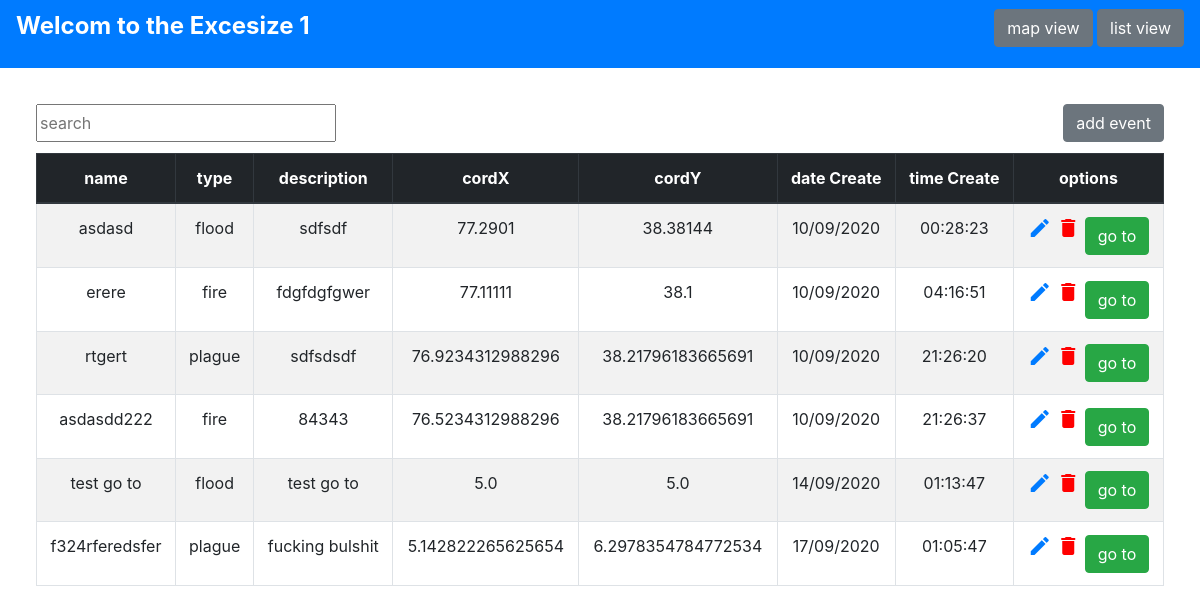
Page /listView on the committed database.
### tables this page shows
CREATE TABLE [Events](
    [id] INTEGER PRIMARY KEY AUTOINCREMENT, 
    [name] TEXT NOT NULL, 
    [description] TEXT, 
    [cordX] REAL NOT NULL, 
    [cordY] REAL NOT NULL, 
    [dateCreate] TEXT, 
    [timeCreate] TEXT, 
    [typeID] INTEGER REFERENCES [Elements]([id]));

CREATE TABLE Elements(id INTEGER PRIMARY KEY AUTOINCREMENT, type TEXT NOT NULL);

### main.py (the view)
@app.route("/listView",methods = ['POST', 'GET'])
def listView():
    con = sqlite3.connect("eventmap.db")
    con.row_factory = sqlite3.Row
    pointer_to_db = con.cursor()
    pointer_to_db.execute("select * from Events INNER JOIN Elements ON Events.typeID = Elements.id;")
    data = pointer_to_db.fetchall()
    return render_template('listView.html', data=data)

### templates/listView.html (shortened to what this page needs)
<!DOCTYPE html>
<html lang="en">
<head>
    <link rel="stylesheet" href="{{ url_for('static', filename='css/main.css') }}">
    <link rel="stylesheet" href="https://maxcdn.bootstrapcdn.com/bootstrap/4.0.0/css/bootstrap.min.css">
    <link href="https://unpkg.com/material-components-web@latest/dist/material-components-web.min.css" rel="stylesheet">
    <link rel="stylesheet" href="https://api.mapbox.com/mapbox-gl-js/plugins/mapbox-gl-geocoder/v4.5.1/mapbox-gl-geocoder.css" type="text/css" />
</head>
<body>
<div class="wrraper">
    <nav class="navbar navbar-dark bg-primary" class="navbarStyle" >
        <a href="/">
            <p>Welcom to the Excesize 1</p>
        </a>
        <div class="buttons" style="margin-top: -1%;">
            <a href="/">
                <button class="btn btn-secondary"> map view</button>
            </a>
            <a href="/listView">
                <button class="btn btn-secondary"> list view</button>
            </a>
        </div>
    </nav>
    <div class="tableView">
        <div class="addBtn">
            <input type="text" name="searchFilter" id="searchFilter" placeholder="search" style="width:300px;">
            <a href="/addEvent">
                <button class="btn btn-secondary">add event</button>
            </a>
        </div>
         <table class="table table-striped table-bordered table-hover" id="myTable" border = 1 id="eventTable">
         <thead  class="thead-dark">
         <tr>
             <th  scope="col">name</th>
             <th  scope="col">type</th>
             <th  scope="col">description</th>
             <th  scope="col">cordX</th>
             <th  scope="col">cordY</th>
             <th  scope="col">date Create</th>
             <th  scope="col">time Create</th>
             <th  scope="col">options</th>
         </tr>
         </thead>
             <tbody>
         {% for event in data %}
            <tr>
                <td>{{event["name"]}}</td>
                <td>{{event["type"]}}</td>
                <td>{{event["description"]}}</td>
                <td>{{event["cordX"]}}</td>
                <td>{{event["cordY"]}}</td>
                <td>{{event["dateCreate"]}}</td>
                <td>{{event["timeCreate"]}}</td>
                <td>
                    <a href='/editEvent/{{event.id}}'>
                        <i class="material-icons">edit</i>
                    </a>
                    <a href="/deleteEvent/{{event.id}}" style="color:red;">
                        <i class="material-icons">delete</i>
                    </a>
                    <button class="btn btn-success" onclick='goToLocation({{event["cordX"]}},{{event["cordY"]}})'>go to</button>
                </td>
            </tr>
         {% endfor %}
             </tbody>
      </table>
    </div>
</div>
</body>
</html>

### templates/static/css/main.css (style rules this page uses)
body { margin: 0; font-family: sans-serif; padding: 0; }
p { color: white; font-weight: bold; font-size: x-large; }
.tableView { margin: 3%; align-items: center; text-align: center; align-content: center; height: auto; display: flex; flex-direction: column;" }
.wrraper { display: flex; flex-direction: column; }
.addBtn { width: 100%; height: 100%; display: flex; flex-direction: row; margin-bottom: 1%; justify-content: space-between; }

### rows in the picture
Events: name "asdasd", type "flood", description "sdfsdf", cordX "77.2901", cordY "38.38144", dateCreate "10/09/2020", timeCreate "00:28:23"
Events: name "erere", type "fire", description "fdgfdgfgwer", cordX "77.11111", cordY "38.1", dateCreate "10/09/2020", timeCreate "04:16:51"
Events: name "rtgert", type "plague", description "sdfsdsdf", cordX "76.9234312988296", cordY "38.21796183665691", dateCreate "10/09/2020", timeCreate "21:26:20"
Events: name "asdasdd222", type "fire", description "84343", cordX "76.5234312988296", cordY "38.21796183665691", dateCreate "10/09/2020", timeCreate "21:26:37"
Events: name "test go to", type "flood", description "test go to", cordX "5.0", cordY "5.0", dateCreate "14/09/2020", timeCreate "01:13:47"
Events: name "f324rferedsfer", type "plague", description "fucking bulshit", cordX "5.142822265625654", cordY "6.2978354784772534", dateCreate "17/09/2020", timeCreate "01:05:47"
